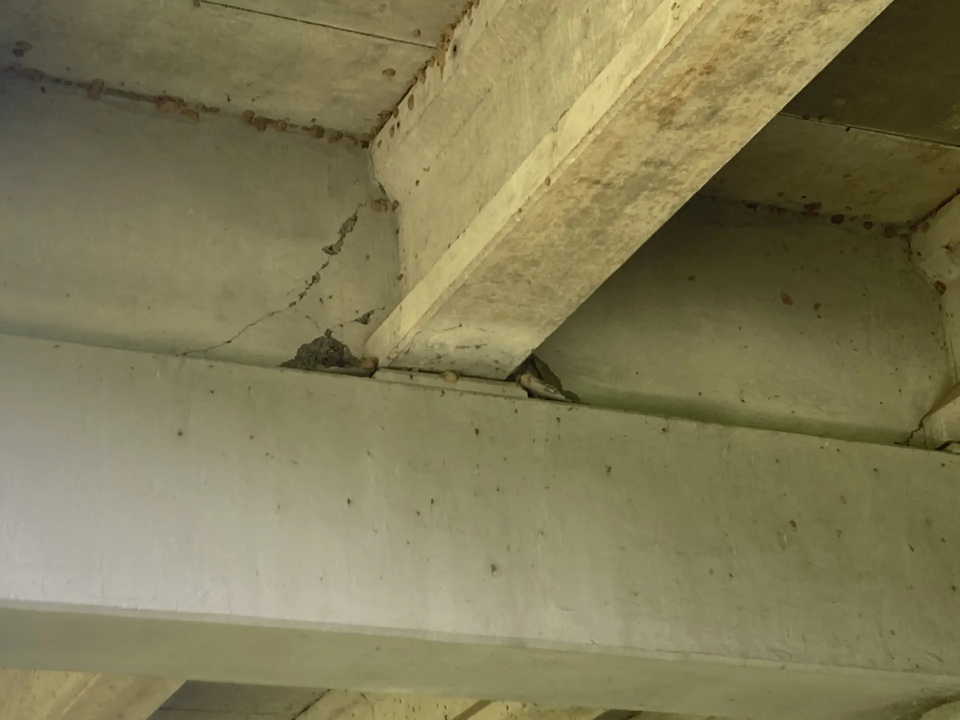
#> input picture openCv/bridge-crack-lauderdale-co-2.webp, 1920 x 1440 px, found by its file name (shown at 1/2 size)
$ python app.py
#> lines starting #> are read from the running program, lines starting #| are printed output that depends on the picture; after the words box and inside, x2 and y2 are one past the last pixel; in counts of white or black regions, pixels touching at a corner belong together
import cv2
import numpy as np
import pandas as pd
import matplotlib.pyplot as plt
from reportlab.lib.pagesizes import A4
from reportlab.pdfgen import canvas
from pathlib import Path

# === PARAMETERS ===
GSD = 0.5  # mm/pixel
CLASS_THRESHOLDS = {
    "Hairline": (0, 0.3),
    "Fine": (0.3, 1.0),
    "Medium": (1.0, 3.0),
    "Wide": (3.0, 100.0),
}

# === HELPER FUNCTIONS ===

def classify_crack(width_mm):
    for name, (low, high) in CLASS_THRESHOLDS.items():
        if low <= width_mm < high:
            return name
    return "Unknown"

def analyze_cracks(image_path, output_folder):
#> called with output_folder = 'C:\\Users\\User\\Desktop\\upwork\\openCV'
    img = cv2.imread(str(image_path), cv2.IMREAD_COLOR)
#> img is the input picture: shape (1440, 1920, 3); mean B, G, R 86.8, 122.7, 129
    gray = cv2.cvtColor(img, cv2.COLOR_BGR2GRAY)
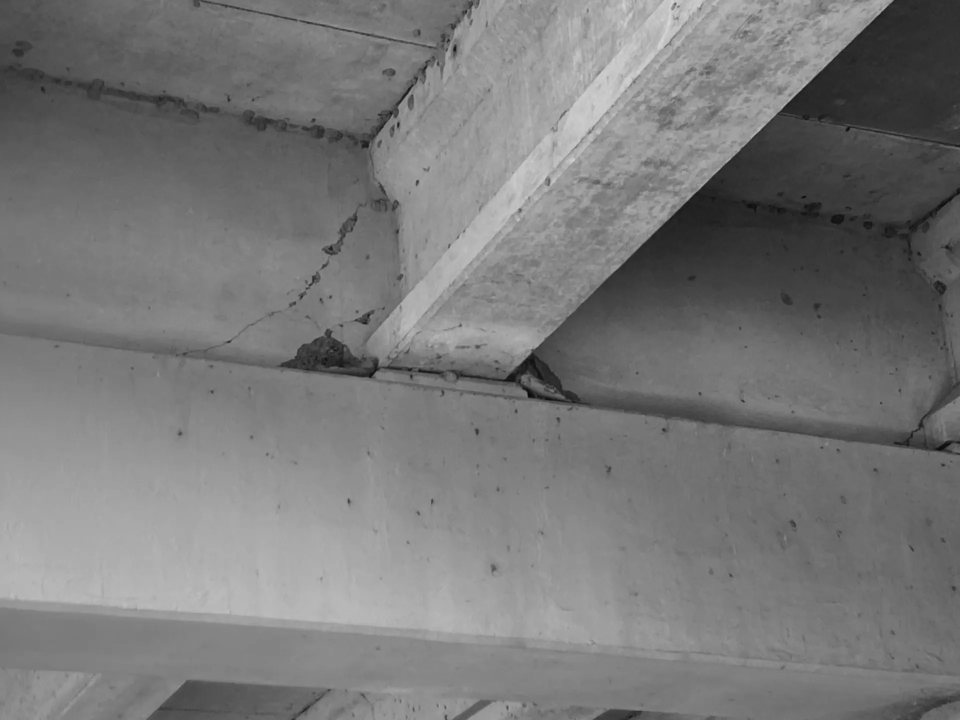
#> gray: shape (1440, 1920) (shown at 1/2 size); min 7, max 217, mean 120.5
    blurred = cv2.GaussianBlur(gray, (5, 5), 0)
    edges = cv2.Canny(blurred, 50, 150)
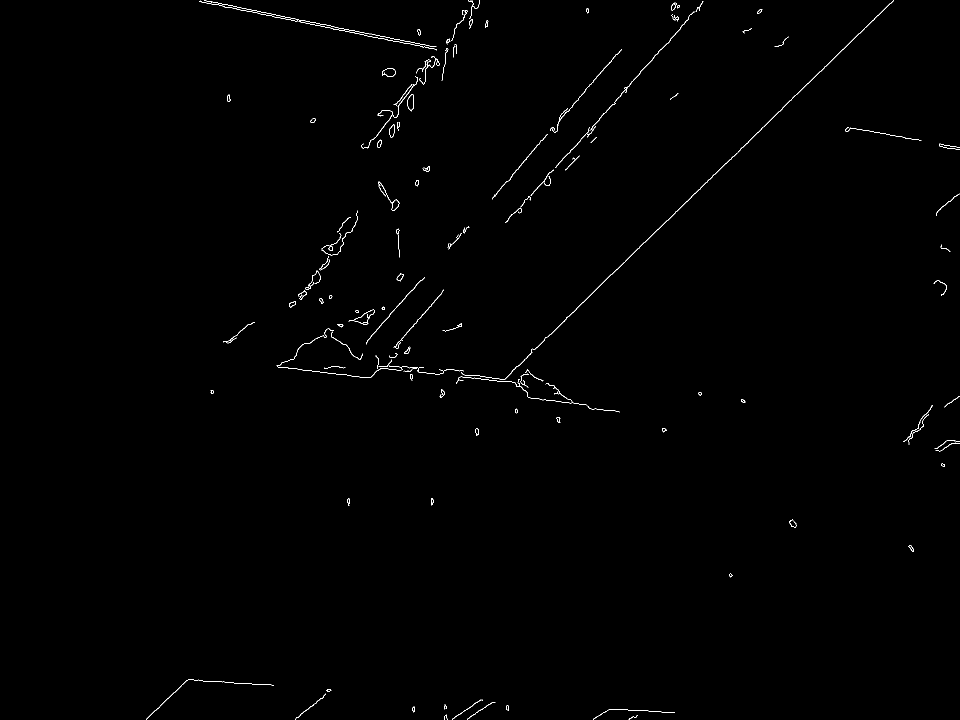
#> edges: shape (1440, 1920) (shown at 1/2 size); 0.43% white in thin lines or dots, all inside (x1, y1, x2, y2) = (293, 0, 1920, 1440)
    kernel = cv2.getStructuringElement(cv2.MORPH_RECT, (3, 3))
    dilated = cv2.dilate(edges, kernel, iterations=1)
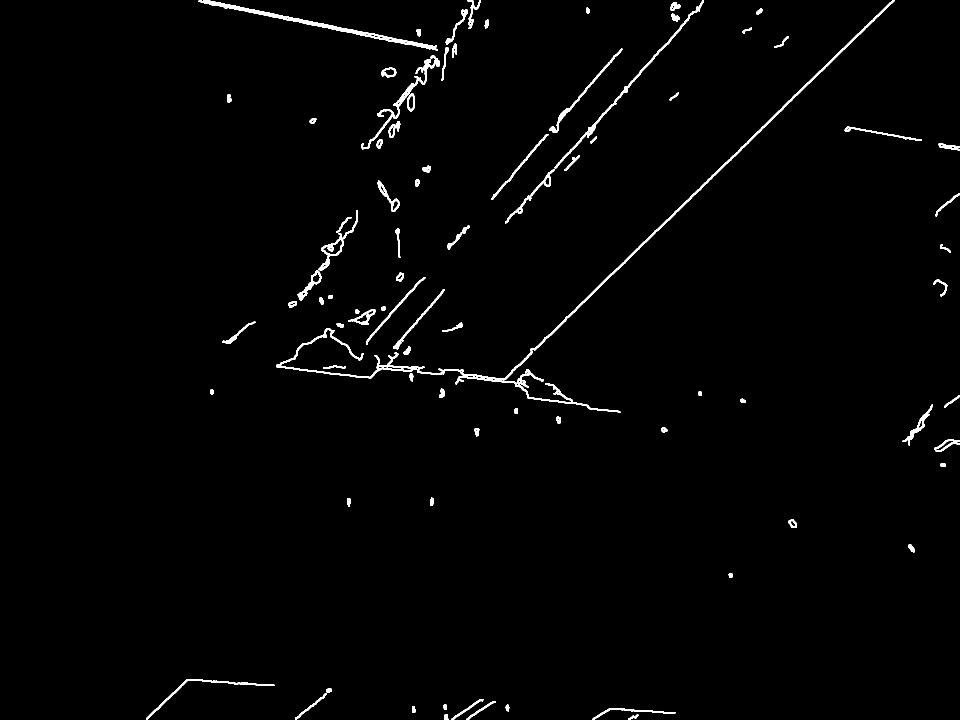
#> dilated: shape (1440, 1920) (shown at 1/2 size); 1.4% white; 89 white regions

    contours, _ = cv2.findContours(dilated, cv2.RETR_EXTERNAL, cv2.CHAIN_APPROX_SIMPLE)
#> contours = 89 contours; largest, box (x1, y1, x2, y2) and area: (552, 0, 1789, 761) 6384, (397, 0, 875, 102) 3132, (1109, 1, 1408, 337) 1718, (911, 738, 1241, 826) 1572, (637, 420, 716, 542) 1392

    output_img = img.copy()
    data = []

    for i, cnt in enumerate(contours):
        area = cv2.contourArea(cnt)
        if area < 5:  # skip small noise
            continue

        length_pixels = cv2.arcLength(cnt, False)
        length_mm = length_pixels * GSD

        x, y, w, h = cv2.boundingRect(cnt)
        width_mm = max(w, h) * GSD
        classification = classify_crack(width_mm)

        # Draw contour and label
        cv2.drawContours(output_img, [cnt], -1, (0, 255, 0), 1)
        cv2.putText(output_img, f"{classification}", (x, y - 5),
                    cv2.FONT_HERSHEY_SIMPLEX, 0.4, (0, 0, 255), 1)

        data.append({
            "ID": i + 1,
            "Length (mm)": round(length_mm, 2),
            "Max Width (mm)": round(width_mm, 2),
            "Classification": classification,
            "X": x,
            "Y": y
        })
#> this loop made 89 passes
#> (area, length_pixels, length_mm, x, y, w, h, width_mm) on passes 1 to 12: (75, 51.28, 25.64, 1256, 1429, 21, 11, 10.5), (52.5, 45.9, 22.95, 888, 1428, 9, 12, 6), (407, 326, 163, 1185, 1417, 166, 23, 83), (66, 31.66, 15.83, 824, 1412, 7, 14, 7), (67, 33.31, 16.66, 1011, 1409, 8, 14, 7), (56.5, 28.07, 14.04, 887, 1408, 7, 12, 6), (215.5, 141.8, 70.88, 933, 1403, 59, 37, 29.5), (245.5, 157.7, 78.86, 903, 1398, 64, 42, 32), (267, 176.5, 88.23, 590, 1386, 63, 54, 31.5), (64, 25.49, 12.74, 652, 1377, 12, 8, 6), (797, 585.7, 292.9, 292, 1358, 257, 82, 128.5), (55, 26.31, 13.16, 1457, 1146, 9, 10, 5)
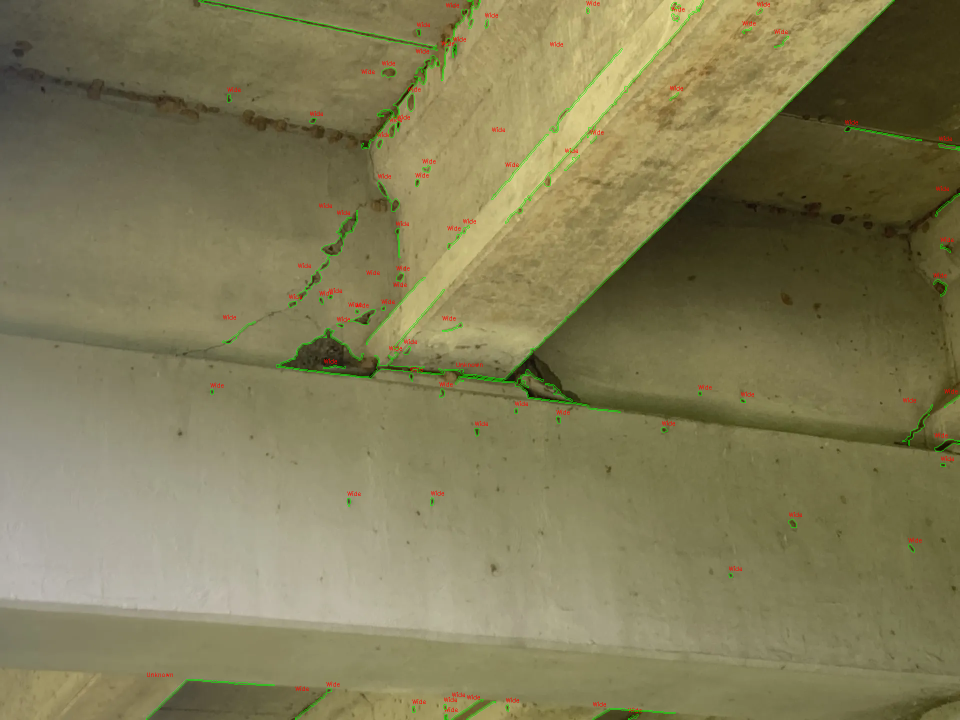
#> output_img: shape (1440, 1920, 3) (shown at 1/2 size); 0.77% of pixels changed, all inside (x1, y1, x2, y2) = (292, 0, 1920, 1440)
#> after the loop, data = 89 items

    # === Save outputs ===
    output_folder = Path(output_folder)
    output_folder.mkdir(parents=True, exist_ok=True)

    # Annotated image
    annotated_path = output_folder / "annotated_image.jpg"
    cv2.imwrite(str(annotated_path), output_img)

    # CSV
    df = pd.DataFrame(data)
#> df = table of 89 rows and 6 columns
    csv_path = output_folder / "crack_report.csv"
    df.to_csv(csv_path, index=False)

    # PDF Report
    pdf_path = output_folder / "crack_report.pdf"
    c = canvas.Canvas(str(pdf_path), pagesize=A4)
    c.setFont("Helvetica", 12)
    c.drawString(50, 800, f"Crack Detection Report")
    c.drawString(50, 785, f"Image: {Path(image_path).name}")
    c.drawString(50, 770, f"GSD: {GSD} mm/pixel")
    c.drawString(50, 755, f"Total Cracks: {len(df)}")

    y = 730
    for _, row in df.iterrows():
        if y < 100:
            c.showPage()
            y = 800
        c.drawString(50, y, f"ID: {row['ID']} | Length: {row['Length (mm)']} mm | Width: {row['Max Width (mm)']} mm | Class: {row['Classification']}")
        y -= 15

    c.save()

    return str(annotated_path), str(csv_path), str(pdf_path)

# === RUN EXAMPLE ===
# Provide your image path and output folder below
image_path = r"C:\Users\User\Desktop\upwork\openCV\bridge-crack-lauderdale-co-2.webp"  # Change to your input file
output_folder = r"C:\Users\User\Desktop\upwork\openCV"

# Run only if image file exists
from pathlib import Path
if Path(image_path).exists():
    analyze_cracks(image_path, output_folder)
#> (the call stopped at in analyze_cracks, `c = canvas.Canvas(str(pdf_path), pagesize=A4)`: reportlab is not available in this run)
else:
    print("Image not found. Please update 'image_path'.")
